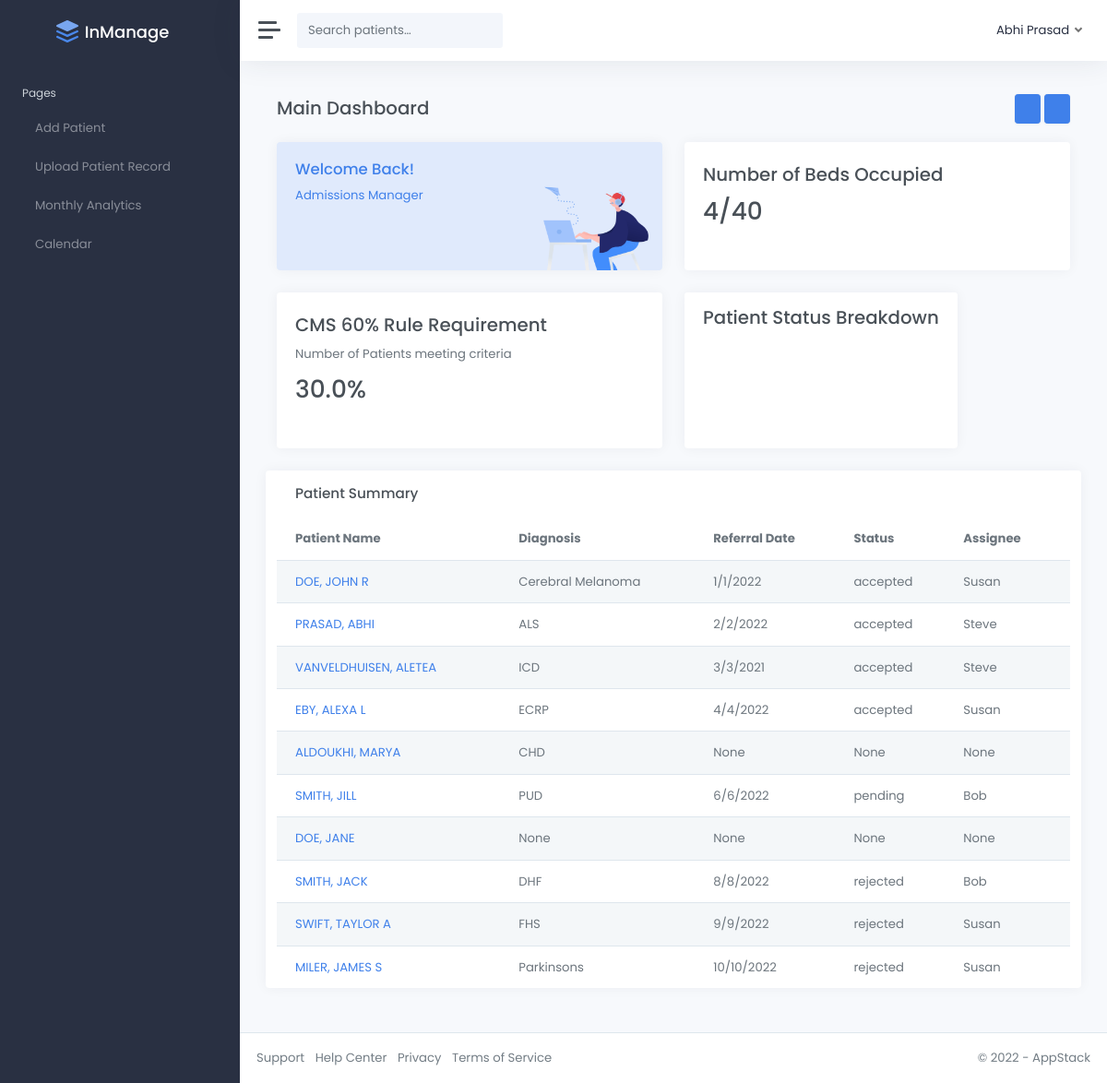
/home/, run on the app's committed database.
### base/models.py (models this page shows, shortened)
class Patient(models.Model):
    patientname = models.CharField(max_length=100)
    age = models.CharField(max_length=100, blank=True)
    dob = models.CharField(max_length=100, blank=True)
    sex = models.CharField(max_length=100, blank=True)
    adress1 = models.CharField(max_length=100, blank=True)
    adress2 = models.CharField(max_length=100, blank=True)
    workphone = models.CharField(max_length=100, blank=True)
    city = models.CharField(max_length=100, blank=True)
    st = models.CharField(max_length=100, blank=True)
    zip = models.CharField(max_length=100, blank=True)
    country = models.CharField(max_length=100, blank=True)
    county = models.CharField(max_length=100, blank=True)
    homephone = models.CharField(max_length=100, blank=True)
    primaryinsurance = models.CharField(max_length=100, blank=True)
    insurancename1 = models.CharField(max_length=100, blank=True)
    ID1 = models.CharField(max_length=100, blank=True)
    GP1 = models.CharField(max_length=100, blank=True)
    EFF1 = models.CharField(max_length=100, blank=True)
    EXP1 = models.CharField(max_length=100, blank=True)
    secondaryinsurance = models.CharField(max_length=100, blank=True)
    insurancename2 = models.CharField(max_length=100, blank=True)
    ID2 = models.CharField(max_length=100, blank=True)
    GP2 = models.CharField(max_length=100, blank=True)
    EFF2 = models.CharField(max_length=100, blank=True)
    EXP2 = models.CharField(max_length=100, blank=True)
    tertiaryinsurance = models.CharField(max_length=100, blank=True)
    insurancename3 = models.CharField(max_length=100, blank=True)
    ID3 = models.CharField(max_length=100, blank=True)
    GP3 = models.CharField(max_length=100, blank=True)
    EFF3 = models.CharField(max_length=100, blank=True)
    EXP3 = models.CharField(max_length=100, blank=True)
    referringmd = models.CharField(max_length=100, blank=True)
    ReferringHospital = models.CharField(max_length=100, blank=True)
    phone = models.CharField(max_length=100, blank=True)
    fax = models.CharField(max_length=100, blank=True)
    NearestRelativeName = models.CharField(max_length=100, blank=True)
    NearestRelativeRelation = models.CharField(max_length=100, blank=True)
    NearestRelativeAddress = models.CharField(max_length=100, blank=True)
    NearestRelativeHomePhone = models.CharField(max_length=100, blank=True)
    NearestRelativeCity = models.CharField(max_length=100, blank=True)
    NearestRelativeST = models.CharField(max_length=100, blank=True)
    NearestRelativeZip = models.CharField(max_length=100, blank=True)
    NearestRelativeWorkPhone = models.CharField(max_length=100, blank=True)
    NearestRelativeWorkPhoneExt = models.CharField(max_length=100, blank=True)
    Status = models.CharField(max_length=100,blank=True, null=True)
    Diagnosis = models.CharField(max_length=100,blank=True, null=True)
    CMS = models.CharField(max_length=3,blank=True)
    Rejectiondis = models.CharField(max_length=100,blank=True, null=True)
    ReferralDate = models.CharField(max_length=100,blank=True, null=True)
    Assignee = models.CharField(max_length=100,blank=True, null=True)
    PresentHistory = models.CharField(max_length=300,blank=True, null=True)
    PastHistory = models.CharField(max_length=300,blank=True, null=True)
    Orientation = models.CharField(max_length=100,blank=True, null=True)
    Concentration = models.CharField(max_length=100,blank=True, null=True)
    Memory = models.CharField(max_length=100,blank=True, null=True)
    Langauge = models.CharField(max_length=100,blank=True, null=True)
    muskuloskeletal = models.CharField(max_length=100, blank=True)
    ImpressionAndPlan = models.CharField(max_length=100, blank=True)
    impairments = models.CharField(max_length=100, blank=True)
    TreatingDiagnosis = models.CharField(max_length=100, blank=True)
    RehabPotential = models.CharField(max_length=100, blank=True)
    AssessmentAndRationale = models.CharField(max_length=100, blank=True)
    DispositionRecommendations = models.CharField(max_length=100, blank=True)
    frequency = models.CharField(max_length=100, blank=True)
    duration = models.CharField(max_length=100, blank=True)
    DurationUnit = models.CharField(max_length=100, blank=True)
    TPIPlanned = models.CharField(max_length=100, blank=True)
    caregiver = models.CharField(max_length=100, blank=True)
    MedicalDiagnosis = models.CharField(max_length=100, blank=True)
    OnsetDate = models.CharField(max_length=100, blank=True)
    PatientPrecautions = models.CharField(max_length=100, blank=True)
    LeftUE = models.CharField(max_length=100, blank=True)
    RightUE = models.CharField(max_length=100, blank=True)
    LeftLE = models.CharField(max_length=100, blank=True)
    RightLE = models.CharField(max_length=100, blank=True)
    transfers = models.CharField(max_length=100, blank=True)
    BedMobility = models.CharField(max_length=100, blank=True)
    ADLs = models.CharField(max_length=100, blank=True)
    ambulation = models.CharField(max_length=100, blank=True)
    auditory = models.CharField(max_length=100, blank=True)
    vision = models.CharField(max_length=100, blank=True)
    SubjectiveInformation = models.CharField(max_length=100, blank=True)
    LivingSituation = models.CharField(max_length=100, blank=True)
    CognitionLOC = models.CharField(max_length=100, blank=True)
    CognitionOrientation = models.CharField(max_length=100, blank=True)
    SupineToSit = models.CharField(max_length=100, blank=True)
    SitToStand = models.CharField(max_length=100, blank=True)
    StandToSit = models.CharField(max_length=100, blank=True)
    BedToChair = models.CharField(max_length=100, blank=True)
    gait = models.CharField(max_length=100, blank=True)

### base/views.py (the view)
# urls.py: path("home/", views.home, name="home"),
def home(request):
	accepted = Patient.objects.filter(Status__contains="accepted").count()
	cms_yes = Patient.objects.filter(CMS__contains="yes").count()
	patients = Patient.objects.all()
	patients_count = Patient.objects.all().count()
	hold1 = (cms_yes)/(patients_count)*100
	cms_percent = math.ceil(hold1*100)/100
	accepted = Patient.objects.filter(Status__contains="accepted").count()
	rejected = Patient.objects.filter(Status__contains="rejected").count()
	pending = patients_count-(accepted+rejected)
	return render(request,"home.html",{"accepted":accepted,"cms_percent":cms_percent,"patients":patients,"rejected":rejected,"pending":pending})

### templates/home.html (shortened to what this page needs)
{% load static %}
<!DOCTYPE html>
<html lang="en">
<head>
	<link href="{% static 'css/light.css' %}" rel="stylesheet">
</head>
<body data-theme="default" data-layout="fluid" data-sidebar-position="left" data-sidebar-behavior="sticky">
	<div class="wrapper">
	{% include 'navbar.html' %}
		<div class="main">
			{% include 'header.html' %}
			<main class="content">
				<div class="container-fluid p-0">
					<div class="row mb-2 mb-xl-3">
						<div class="col-auto d-none d-sm-block">
							<h3>Main Dashboard</h3>
						</div>
						<div class="col-auto ms-auto text-end mt-n1">
							<button class="btn btn-primary shadow-sm">
							  <i class="align-middle" data-feather="filter">&nbsp;</i>
							</button>
													<button class="btn btn-primary shadow-sm">
							  <i class="align-middle" data-feather="refresh-cw">&nbsp;</i>
							</button>
						</div>
					</div>
					<div class="row">
						<div class="col-12 col-sm-6 col-xxl-3 d-flex">
							<div class="card illustration flex-fill">
								<div class="card-body p-0 d-flex flex-fill">
									<div class="row g-0 w-100">
										<div class="col-6">
											<div class="illustration-text p-3 m-1">
												<h4 class="illustration-text">Welcome Back!</h4>
												<p class="mb-0">Admissions Manager</p>
											</div>
										</div>
										<div class="col-6 align-self-end text-end">
											<img src="{% static 'img/illustrations/customer-support.png' %}" alt="Customer Support" class="img-fluid illustration-img">
										</div>
									</div>
								</div>
							</div>
						</div>
						<div class="col-12 col-sm-6 col-xxl-3 d-flex">
							<div class="card flex-fill">
								<div class="card-body py-4">
									<div class="d-flex align-items-center">
										<div class="flex-grow-1">
											<h3 class="mb-2">Number of Beds Occupied</h3>
											<div class="row">
												<div class="d-flex align-items-center">
													<span class="h1 d-inline-block mt-1 mb-4 margin:auto">{{accepted}}/40</span>
												</div>
											</div>
										</div>
									</div>
								</div>
							</div>
						</div>
						<div class="col-12 col-sm-6 col-xxl-3 d-flex">
							<div class="card flex-fill">
								<div class="card-body py-4">
									<div class="d-flex align-items-start">
										<div class="flex-grow-1">
											<h3 class="mb-2">CMS 60% Rule Requirement</h3>
											<p class="mb-2">Number of Patients meeting criteria</p>
											<span class="h1 d-inline-block mt-1 mb-4">{{cms_percent}}%</span>
										</div>
									</div>
								</div>
							</div>
						</div>
						<div class="col-12 col-sm-6 col-xxl-3 d-flex">
							<div class="card">
								<div class="card-header">
									<div class="d-flex align-items-start">
										<h3 class="mb-2">Patient Status Breakdown</h3>
									</div>
								<div class="card-body text-center">
								</div>
							</div>
						</div>
					</div>
					<div class="card flex-fill">
						<div class="card-header">
							<h5 class="card-title mb-0">Patient Summary</h5>
						</div>
						<table id="datatables-dashboard-projects" class="table table-striped my-0">
							<thead>
								<tr>
									<th>Patient Name</th>
									<th class="d-none d-xl-table-cell">Diagnosis</th>
									<th class="d-none d-xl-table-cell">Referral Date</th>
									<th class = "d-none d-md-table-cell">Status</th>
									<th class="d-none d-md-table-cell">Assignee</th>
								</tr>
							</thead>
							<tbody>
								{% for entry in patients %}
								<tr>
									<td><a href="{% url 'base:patientinfo' entry.patientname %}">{{entry.patientname}}</a></td>
									<td class="d-none d-xl-table-cell">{{entry.Diagnosis}}</td>
									<td class="d-none d-xl-table-cell">{{entry.ReferralDate}}</td>
									<td><span class="d-none d-md-table-cell">{{entry.Status}}</span></td>
									<td class="d-none d-md-table-cell">{{entry.Assignee}}</td>
								</tr>
								{%endfor%}
							</tbody>
						</table>
					</div>
				</div>
			</main>
			{% include 'footer.html' %}
		</div>
	</div>
</body>
</html>

### templates/navbar.html (shortened to what this page needs)
<nav id="sidebar" class="sidebar">
	<div class="sidebar-content js-simplebar">
		<a class="sidebar-brand" href="/home">
  <span class="align-middle me-3">InManage</span>
</a>
		<ul class="sidebar-nav">
			<li class="sidebar-header">
				Pages
			</li>
			<li class="sidebar-item">
				<a class="sidebar-link" href="/searchpatient">
	   <span class="align-middle">Add Patient</span>
	</a>
			</li>
			<li class="sidebar-item">
				<a class="sidebar-link" href="/upload">
	   <span class="align-middle">Upload Patient Record</span>
	</a>
			</li>
			<li class="sidebar-item">
				<a class="sidebar-link" href="/monthly">
	   <span class="align-middle">Monthly Analytics</span>
	</a>
			</li>
			<li class="sidebar-item">
				<a class="sidebar-link" href="/calendar">
	   <span class="align-middle">Calendar</span>
	</a>
			</li>
		</ul>
	</div>
</nav>

### templates/header.html (shortened to what this page needs)
<nav class="navbar navbar-expand navbar-light navbar-bg">
	<a class="sidebar-toggle">
<i class="hamburger align-self-center"></i>
</a>
	<form class="d-none d-sm-inline-block">
		<div class="input-group input-group-navbar">
			<input type="text" class="form-control" placeholder="Search patients…" aria-label="Search">
			<button class="btn" type="button">
</button>
		</div>
	</form>
	<div class="navbar-collapse collapse">
		<ul class="navbar-nav navbar-align">
			<li class="nav-item dropdown">
				<a class="nav-link dropdown-toggle d-none d-sm-inline-block" href="#" data-bs-toggle="dropdown">
					<span class="text-dark">Abhi Prasad</span>
				</a>
			</li>
		</ul>
	</div>
</nav>

### templates/footer.html
<footer class="footer">
	<div class="container-fluid">
		<div class="row text-muted">
			<div class="col-6 text-start">
				<ul class="list-inline">
					<li class="list-inline-item">
						<a class="text-muted" href="#">Support</a>
					</li>
					<li class="list-inline-item">
						<a class="text-muted" href="#">Help Center</a>
					</li>
					<li class="list-inline-item">
						<a class="text-muted" href="#">Privacy</a>
					</li>
					<li class="list-inline-item">
						<a class="text-muted" href="#">Terms of Service</a>
					</li>
				</ul>
			</div>
			<div class="col-6 text-end">
				<p class="mb-0">
					&copy; 2022 - <a href="index.html" class="text-muted">AppStack</a>
				</p>
			</div>
		</div>
	</div>
</footer>

### data on the page
Patient: patientname "DOE, JOHN R", Diagnosis "Cerebral Melanoma", ReferralDate "1/1/2022", Status "accepted", Assignee "Susan"
Patient: patientname "PRASAD, ABHI", Diagnosis "ALS", ReferralDate "2/2/2022", Status "accepted", Assignee "Steve"
Patient: patientname "VANVELDHUISEN, ALETEA", Diagnosis "ICD", ReferralDate "3/3/2021", Status "accepted", Assignee "Steve"
Patient: patientname "EBY, ALEXA L", Diagnosis "ECRP", ReferralDate "4/4/2022", Status "accepted", Assignee "Susan"
Patient: patientname "ALDOUKHI, MARYA", Diagnosis "CHD", ReferralDate "None", Status "None", Assignee "None"
Patient: patientname "SMITH, JILL", Diagnosis "PUD", ReferralDate "6/6/2022", Status "pending", Assignee "Bob"
Patient: patientname "DOE, JANE", Diagnosis "None", ReferralDate "None", Status "None", Assignee "None"
Patient: patientname "SMITH, JACK", Diagnosis "DHF", ReferralDate "8/8/2022", Status "rejected", Assignee "Bob"
Patient: patientname "SWIFT, TAYLOR A", Diagnosis "FHS", ReferralDate "9/9/2022", Status "rejected", Assignee "Susan"
Patient: patientname "MILER, JAMES S", Diagnosis "Parkinsons", ReferralDate "10/10/2022", Status "rejected", Assignee "Susan"

### other printed values
{{ accepted }} "4"
{{ cms_percent }} "30.0"
